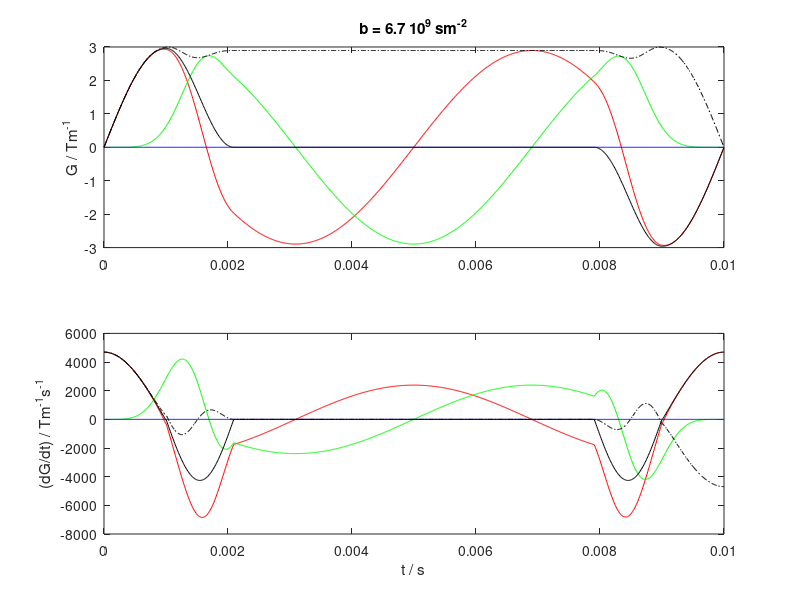

Recreate this plot in MATLAB. (Note: this script raises an error after producing the figure.)
clear all

wd = cd;
fpath = wd;

DataDir = '/opt/topspin2/data/DT/nmr';
% %DataDir = '/Users/daniel/NMRdata/AVII500/DT';
ExpNam = 'C14E5_5'; expno = 17;
ExpNam = 'DDeltaMap'; expno = [3]; expno = 4;
ExpNam = 'AOToct8'; expno = 11;
ExpNam = 'C14E5_temp1'; expno = 3;
ExpNam = 'Saupe_SliceTest'; expno = 4;
ExpNam = 'AOToct_Eq2'; expno = 6;
ExpNam = 'RARE2DAxSym_EddyTest'; expno = 13;
ExpNam = 'AOToct_Eq3'; expno = 6;
ExpNam = 'AOToct_Eq4'; expno = 5;
fpath = [DataDir '/' ExpNam '/' num2str(expno)];

Gmax = 3; tau = 10e-3;
epsilon_up = .1; plateau = .0001; epsilon_down = .11;

Np = 1000; %number of points in waveform

%timing parameters relative to a total echo time = 1
Deltapsi = 2*pi; zeta = pi/2;
theta = 0; phi = 0;

%------------------------
tE = 1;
dt = tE/Np;
t = tE*linspace(0,1,Np);

Np_epsilon_up = round(epsilon_up/dt);
t_epsilon_up = pi/2*linspace(0,1,Np_epsilon_up)';
G_up = sin(t_epsilon_up);
%figure(1), clf, plot(t_epsilon_up,G_up,'-'), return

Np_epsilon_down = round(epsilon_down/dt);
t_epsilon_down = pi/2*linspace(-1,1,Np_epsilon_down)';
G_down = 1 - .5*(1+sin(t_epsilon_down));
%figure(1), clf, plot(t_epsilon_down,G_down,'-'), return

Np_plateau = round(plateau/dt);
Np_inter = round(tE/dt)-2*(Np_epsilon_up+Np_plateau+Np_epsilon_down);

G = [G_up; ones(Np_plateau,1); G_down; zeros(Np_inter,1); G_down-1; -1*ones(Np_plateau,1); -flipud(G_up)];

%figure(1), clf, plot(t,G,'-'), return


psi0 = 0;

F = cumsum(G);
F = F/max(F);

td = sum(F.^2*dt);
psirate = Deltapsi/td*F.^2;
psi = psi0 + cumsum(psirate*dt);

qx = F.*sin(zeta).*cos(psi);
qy = F.*sin(zeta).*sin(psi);
qz = F.*cos(zeta);

qx_old = qx;
qz_old = qz;
qx = qx_old*cos(theta) + qz_old*sin(theta);
qz = qz_old*cos(theta) - qx_old*sin(theta);
qx_old = qx;
qy_old = qy;
qx = qx_old*cos(phi) - qy_old*sin(phi);
qy = qy_old*cos(phi) + qx_old*sin(phi);


Giso_x = gradient(qx)/dt;
Giso_y = gradient(qy)/dt;
Giso_z = gradient(qz)/dt;
Gdir = gradient(F)/dt;

Giso_x = [0; diff(qx)/dt];
Giso_y = [0; diff(qy)/dt];
Giso_z = [0; diff(qz)/dt];
Gdir = [0; diff(F)/dt];

Giso_m = sqrt(Giso_x.^2 + Giso_y.^2 + Giso_z.^2);

maxG = max(abs([Giso_x; Giso_y; Giso_z; Giso_m; Gdir]));

Giso_x = Giso_x/maxG;
Giso_y = Giso_y/maxG;
Giso_z = Giso_z/maxG;
Giso_m = Giso_m/maxG;
Gdir = Gdir/maxG;

qx = cumsum(Giso_x*dt);
qy = cumsum(Giso_y*dt);
qz = cumsum(Giso_z*dt);
qm = sqrt(qx.^2 + qy.^2 + qz.^2);
qdir = cumsum(Gdir*dt);

b = sum(qm.^2*dt);

bxx = sum(qx.^2*dt);
byy = sum(qy.^2*dt);
bzz = sum(qz.^2*dt);
bxy = sum(qx.*qy*dt);
bxz = sum(qx.*qz*dt);
byz = sum(qy.*qz*dt);

gamma = 26.75e7;
dt = tau/Np;
t = tau*linspace(0,1,Np)';
qdir = gamma*Gmax*cumsum(Gdir*dt);
b = sum(qdir.^2*dt)
C = b/(gamma^2*Gmax^2*tE^3)

dGxdt = gradient(Gmax*Giso_x/(dt));
dGydt = (Gmax*gradient(Giso_y)/dt);
dGzdt = (Gmax*gradient(Giso_z)/dt);
dGmdt = (Gmax*gradient(Giso_m)/dt);
dGdirdt = (Gmax*gradient(Gdir)/dt);

figure(1), clf
subplot(2,1,1)
plot(t,Gmax*Giso_x,'r-',t,Gmax*Giso_y,'g-',t,Gmax*Giso_z,'b-',t,Gmax*Giso_m,'k-.',t,Gmax*Gdir,'k-')
ylabel('G / Tm^-^1')
title(['b = ' num2str(b/1e9,2) ' 10^9 sm^-^2'])

subplot(2,1,2)
plot(t,dGxdt,'r-',t,dGydt,'g-',t,dGzdt,'b-',t,dGmdt,'k-.',t,dGdirdt,'k-')
xlabel('t / s'), ylabel('(dG/dt) / Tm^-^1s^-^1')

td = sum(F.^2*dt)
q = max(qdir)
b=q^2*td


fname = ['qVASa'];
fidx = fopen([fpath '/' fname],'w');
fname = 'qVASa.txt';
fidxtxt = fopen([fpath '/' fname],'w');
fname = ['qVASb'];
fidy = fopen([fpath '/' fname],'w');
fname = 'qVASb.txt';
fidytxt = fopen([fpath '/' fname],'w');
fname = ['qVASc'];
fidr = fopen([fpath '/' fname],'w');
fname = 'qVASc.txt';
fidrtxt = fopen([fpath '/' fname],'w');

text.header = {
{'##TITLE= q-VAS sinramp'};
{'##JCAMP-DX= 5.00 Bruker JCAMP library'}
{'##DATA TYPE= Shape Data'}
{'##ORIGIN= Bruker Analytik GmbH'}
{'##OWNER= <nmrsu>'}
{'##DATE= xx'}
{'##TIME= xx'}
{'##MINX= 0'}
{'##MAXX= 1'}
{'##MINY= 0'}
{'##MAXY= 1'}
{'##$SHAPE_EXMODE= Gradient'}
{'##$SHAPE_TOTROT= 0'}
{'##$SHAPE_BWFAC= 0'}
{'##$SHAPE_INTEGFAC= 0'}
{'##$SHAPE_MODE= 0'}};

[Nlines, dummy] = size(text.header);

for nline = 1:Nlines
    fprintf(fidx,'%s\n',text.header{nline}{1});
    fprintf(fidy,'%s\n',text.header{nline}{1});
    fprintf(fidr,'%s\n',text.header{nline}{1});
end


fprintf(fidx,'%s\n',['##NPOINTS=' num2str(Np)]);
fprintf(fidx,'%s\n',['##XYDATA= (X++(Y..Y))']);
fprintf(fidy,'%s\n',['##NPOINTS=' num2str(Np)]);
fprintf(fidy,'%s\n',['##XYDATA= (X++(Y..Y))']);
fprintf(fidr,'%s\n',['##NPOINTS=' num2str(Np)]);
fprintf(fidr,'%s\n',['##XYDATA= (X++(Y..Y))']);

for nG = 1:length(Giso_x)
    fprintf(fidx,'%f\n',Giso_x(nG));
    fprintf(fidxtxt,'%f\n',Giso_x(nG));
    fprintf(fidy,'%f\n',Giso_y(nG));
    fprintf(fidytxt,'%f\n',Giso_y(nG));
    fprintf(fidr,'%f\n',Gdir(nG));
    fprintf(fidrtxt,'%f\n',Gdir(nG));
end


fprintf(fidx,'%s\n',['##END']);
fprintf(fidy,'%s\n',['##END']);
fprintf(fidr,'%s\n',['##END']);

fclose(fidx);
fclose(fidy);
fclose(fidr);
fclose(fidxtxt);
fclose(fidytxt);
fclose(fidrtxt);
